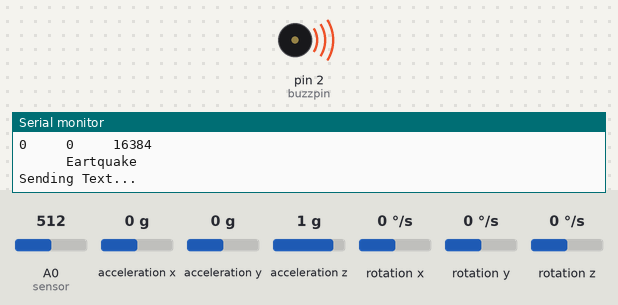
Bench run of a sketch on a simulated Arduino Uno, built with avr-gcc and run on an emulated ATmega328P. Parts: buzzer (waves = sounding, pin HIGH), the last lines printed to the serial monitor. Inputs (shaded band) come from the test bench; at power-on: A0 (sensor) = 512, acceleration x 0 g, acceleration y 0 g, acceleration z 1 g, rotation x 0 °/s, rotation y 0 °/s, rotation z 0 °/s. The modem accepts every AT command (registered, SIM ready, sends succeed) and sends nothing else.

Above: at 1.2 s.
At 2.94 s:
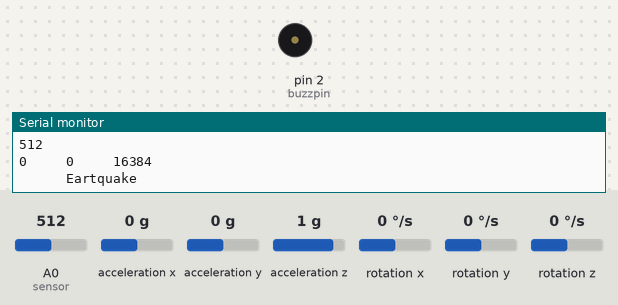
Timing chart, 0 to 3.5 s (numbered marks = the images above):
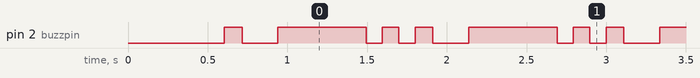

The sketch:

Earthquake_detection.ino
```cpp
/*
scl sda of gyro a4 a5 respectievely
tX rX of GSM module D8 D9
buzzer pin D2
gas sensor , brown wire A0 , red wire to vcc black wire to GND
 */


#include <I2Cdev.h>
#include <SoftwareSerial.h>
#include <MPU6050.h>
#include <Wire.h>
#define maxgas 650
#define vibxm 13000
#define vibx 20000
#define vibym 2500
#define viby 2500
#define vibzm 1500
#define vibz 3500
#define buzzpin 2


SoftwareSerial sim800l(8, 9); // tX, rX of gsm 800l module
MPU6050 accelgyro;
int sensor=A0;
int gas_value;
int16_t ax, ay, az, gx, gy, gz;
void setup()
{
  Wire.begin();
  Serial.begin(9600);
  pinMode(buzzpin,OUTPUT);
  sim800l.begin(9600);
  pinMode(sensor,INPUT);
  accelgyro.initialize();
  delay(500);
}
void loop()
{

gyro();
gas_value=analogRead(sensor);
Serial.println(gas_value);
if(gas_value>=maxgas){SendTextMessageFire();}

}

void gyro()
{
  accelgyro.getMotion6(&ax, &ay, &az, &gx, &gy, &gz);
  Serial.print(ax);   Serial.print("     ");
  Serial.print(ay);   Serial.print("     ");
  Serial.println(az);  Serial.print("     ");
 delay(100);
   if(ax<=vibxm || ax>=vibx || ay<=-vibym || ay>=viby || az<=-vibzm || az>=vibz )
  {
    Serial.println(" Eartquake ");
    SendTextMessage();
  }
}
void SendTextMessage()
{
  digitalWrite(buzzpin,HIGH);
  Serial.println("Sending Text...");
  sim800l.print("AT+CMGF=1\r");   // Set the gsm module to SMS mode
  delay(100);
  digitalWrite(buzzpin,LOW);

  sim800l.print("AT+CMGS=\"+918445103030\"\r");  //enter number
  delay(200);
  digitalWrite(buzzpin,HIGH);
  sim800l.print("Earthquake! Earthquake, ");
  sim800l.print(" Emergency!!! PLEASE HELP ");
  sim800l.print("\r");
  delay(500);
  digitalWrite(buzzpin,LOW);
  sim800l.print((char)26);// CTRL Z FOR SENDING MESSAGE
  delay(100);
  digitalWrite(buzzpin,HIGH);
  sim800l.println();
  Serial.println("Text Sent.");
  delay(100); // to stop texting for 100 milliseconds ..
  digitalWrite(buzzpin,LOW);

}
void SendTextMessageFire()
{
  digitalWrite(buzzpin,HIGH);
  Serial.println("Sending Text...");
  sim800l.print("AT+CMGF=1\r");   // Set the gsm module to SMS mode
  delay(100);
 digitalWrite(buzzpin,LOW);
  sim800l.print("AT+CMGS=\"+918445103030\"\r");  //enter number
  delay(200);
  digitalWrite(buzzpin,HIGH);
  sim800l.print("Fire or Gas Lekage, ");
  sim800l.print(" Emergency!!! PLEASE HELP ");
  sim800l.print("\r");
  delay(500);
  digitalWrite(buzzpin,LOW);
  sim800l.print((char)26);// CTRL Z FOR SENDING MESSAGE
  delay(100);
  digitalWrite(buzzpin,HIGH);
  sim800l.println();
  Serial.println("Text Sent.");
  delay(100); // to stop texting for 100 milliseconds ..
  digitalWrite(buzzpin,LOW);
}
```

Measured:
- by itself, pin 2 (buzzpin): repeats every 1.2 s: LOW 0.23 s, HIGH 0.55 s, LOW 0.10 s, HIGH 0.10 s, LOW 0.10 s, HIGH 0.11 s
- by itself, everything shown: repeats every 1.2 s, in 6 steps
